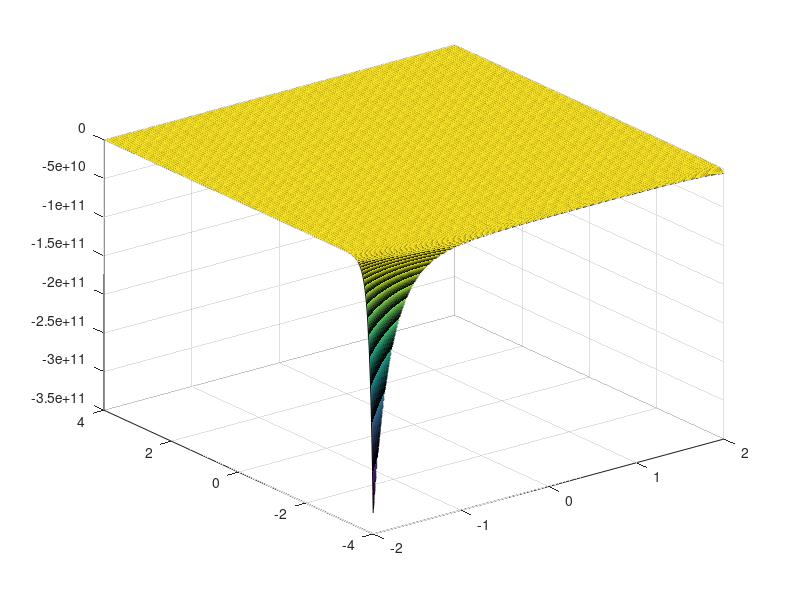

This chart was generated by the following MATLAB code:
# G1
##x = [0:0.01:1];
##f = exp(10 * x .* (x - 1)).*sin(12 * pi * x); 
##subplot(1,2,1)
##plot(x, f),xlabel('x'),ylabel('exp(10*x*(x-1))*sin(12*pi*x)')
##f = 3 * exp(5 * x.^2 - 1).*cos(12 * pi * x);
##subplot(1,2,2);
##plot(x, f),xlabel('x'),ylabel('3*exp(5*x^2-1)*cos(12*pi*x)') 

#G2
##a = 3; b = 1;
##t = [0:0.1:10*pi];
##x = (a + b) * cos(t) - b * cos((a/b + 1) * t);
##y = (a + b) * sin(t) - b * sin((a/b + 1) * t);
##plot(x, y);

#G3
##x = [0:0.01:2 * pi];
##f1 = cos(x);
####plot(x, f1, '--'), legend('Cos(x)')
##
####hold on
##f2 = sin(x);
####plot(x, f2, '-'), legend('Sin(x)')
##
####hold on
##f3 = cos(2 * x);
##hold off
##plot(x, f1, x, f2, x, f3), legend('Cos(x)', 'Sin(x)', 'Cos(2x)');

#G4
##x = [0 : 1 : 50];
##f = [0 : 1 : 50];
##f(51)
###logical index
##idx = mod(x, 2) == 1;
##
##for c = 1:51
##  if (mod(c, 2) == 1)
##    f(c) = 3 * c + 1;
##  else
##    f(c) = c / 2;
##  end
##end
##
##plot(x, f);

#G5 done a function for it

#G6
x=[-2:0.01:2];
y=[-4:0.01:4];
[X,Y] = meshgrid(x,y);

F = -1 * exp((X - 1/2).^2 + (Y - 1/2).^2);

surf(X,Y,F);
